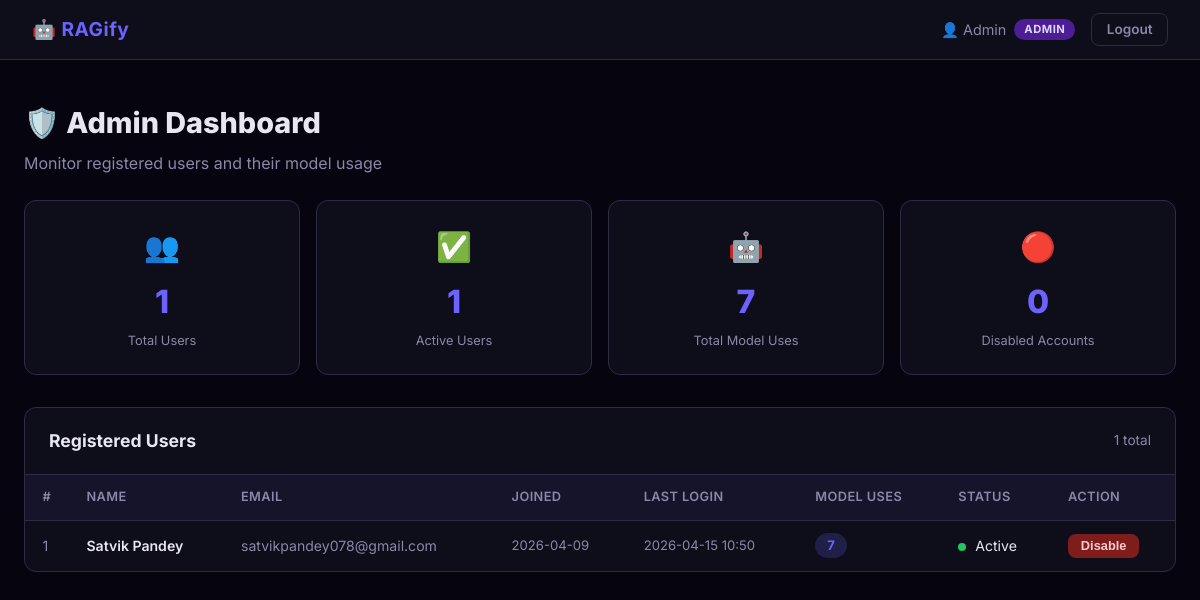
The app's page /admin/dashboard (signed in), older data.
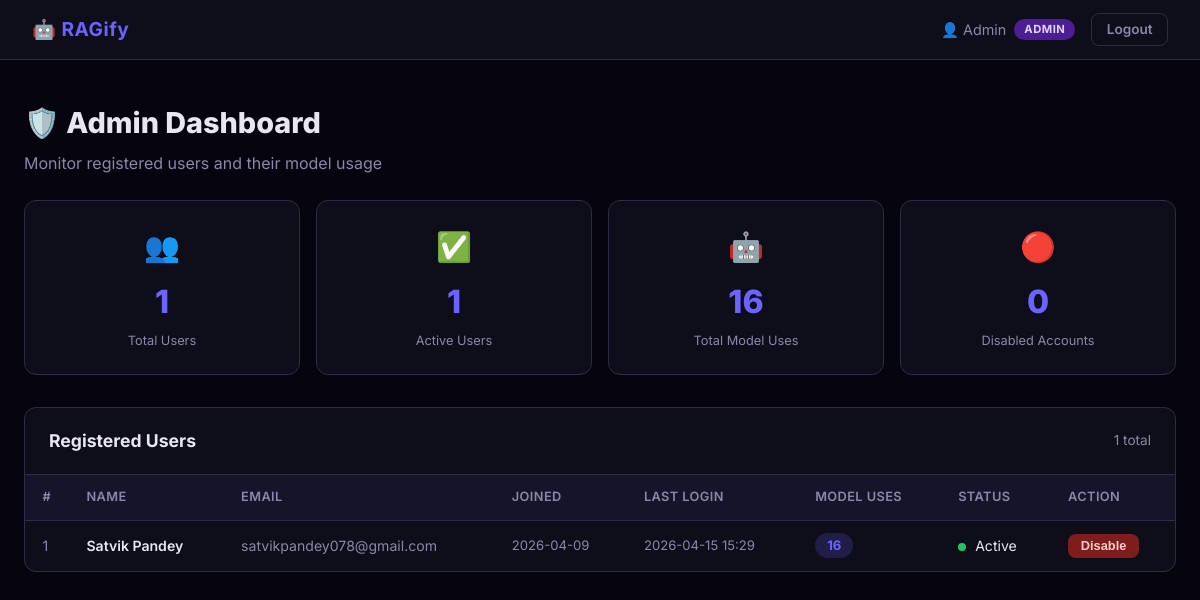
The same page, newer data.
### tables this page shows
CREATE TABLE users (
                id          INTEGER PRIMARY KEY AUTOINCREMENT,
                name        TEXT    NOT NULL,
                email       TEXT    NOT NULL UNIQUE,
                password    TEXT    NOT NULL,
                role        TEXT    NOT NULL DEFAULT 'user',
                created_at  TEXT    NOT NULL,
                last_login  TEXT,
                usage_count INTEGER NOT NULL DEFAULT 0,
                is_active   INTEGER NOT NULL DEFAULT 1
            );

### app.py (the view)
@app.route("/admin/dashboard")
@admin_required
def admin_dashboard():
    db    = get_db()
    users = db.execute(
        """SELECT id, name, email, created_at, last_login,
                  usage_count, is_active
           FROM users
           WHERE role = 'user'
           ORDER BY created_at DESC"""
    ).fetchall()
    total_users  = len(users)
    active_users = sum(1 for u in users if u["is_active"])
    total_uses   = sum(u["usage_count"] for u in users)
    return render_template(
        "admin_dashboard.html",
        users=users,
        total_users=total_users,
        active_users=active_users,
        total_uses=total_uses,
    )

### app.py (called while the page is built)
def get_db():
    db = getattr(g, "_database", None)
    if db is None:
        db = g._database = sqlite3.connect(DATABASE)
        db.row_factory = sqlite3.Row
    return db

def admin_required(f):
    @wraps(f)
    def decorated(*args, **kwargs):
        if "user_id" not in session:
            flash("Please log in first.", "warning")
            return redirect(url_for("login"))
        if session.get("role") != "admin":
            flash("Admin access only.", "danger")
            return redirect(url_for("user_dashboard"))
        return f(*args, **kwargs)
    return decorated

### templates/admin_dashboard.html (shortened to what this page needs)
{% extends "base.html" %}
{% block content %}
<div class="dashboard">
  <div class="dashboard-header">
    <h1>🛡️ Admin Dashboard</h1>
    <p>Monitor registered users and their model usage</p>
  </div>
  <div class="stats-grid">
    <div class="stat-card">
      <div class="stat-icon">👥</div>
      <div class="stat-value">{{ total_users }}</div>
      <div class="stat-label">Total Users</div>
    </div>
    <div class="stat-card">
      <div class="stat-icon">✅</div>
      <div class="stat-value">{{ active_users }}</div>
      <div class="stat-label">Active Users</div>
    </div>
    <div class="stat-card">
      <div class="stat-icon">🤖</div>
      <div class="stat-value">{{ total_uses }}</div>
      <div class="stat-label">Total Model Uses</div>
    </div>
    <div class="stat-card">
      <div class="stat-icon">🔴</div>
      <div class="stat-value">{{ total_users - active_users }}</div>
      <div class="stat-label">Disabled Accounts</div>
    </div>
  </div>
  <div class="table-card">
    <div class="table-header">
      <h2>Registered Users</h2>
      <span class="table-count">{{ total_users }} total</span>
    </div>
    {% if users %}
    <div class="table-wrapper">
      <table class="user-table">
        <thead>
          <tr>
            <th>#</th>
            <th>Name</th>
            <th>Email</th>
            <th>Joined</th>
            <th>Last Login</th>
            <th>Model Uses</th>
            <th>Status</th>
            <th>Action</th>
          </tr>
        </thead>
        <tbody>
          {% for user in users %}
          <tr class="{% if not user.is_active %}row-disabled{% endif %}">
            <td class="td-id">{{ loop.index }}</td>
            <td class="td-name">{{ user.name }}</td>
            <td class="td-email">{{ user.email }}</td>
            <td class="td-date">{{ user.created_at[:10] }}</td>
            <td class="td-date">
              {% if user.last_login %}
                {{ user.last_login[:16].replace('T', ' ') }}
              {% else %}
                <span class="never">Never</span>
              {% endif %}
            </td>
            <td class="td-usage">
              <span class="usage-badge">{{ user.usage_count }}</span>
            </td>
            <td>
              {% if user.is_active %}
                <span class="status-dot active"></span> Active
              {% else %}
                <span class="status-dot inactive"></span> Disabled
              {% endif %}
            </td>
            <td>
              <form method="POST" action="{{ url_for('toggle_user', user_id=user.id) }}"
                    onsubmit="return confirm('Toggle this user\'s account status?')">
                <button type="submit"
                  class="btn-sm {% if user.is_active %}btn-danger{% else %}btn-success{% endif %}">
                  {% if user.is_active %}Disable{% else %}Enable{% endif %}
                </button>
              </form>
            </td>
          </tr>
          {% endfor %}
        </tbody>
      </table>
    </div>
    {% else %}
    <div class="empty-state">
      <div class="empty-icon">👤</div>
      <p>No users have signed up yet.</p>
    </div>
    {% endif %}
  </div>
</div>
{% endblock %}

### templates/base.html (shortened to what this page needs)
<!DOCTYPE html>
<html lang="en">
<head>
  <link rel="stylesheet" href="{{ url_for('static', filename='style.css') }}"/>
</head>
<body>
  {% if session.user_id %}
  <nav class="navbar">
    <div class="nav-brand">🤖 RAGify</div>
    <div class="nav-links">
      <span class="nav-user">👤 {{ session.name }}
        <span class="badge {% if session.role == 'admin' %}badge-admin{% else %}badge-user{% endif %}">
          {{ session.role }}
        </span>
      </span>
      <a href="{{ url_for('logout') }}" class="btn btn-outline-sm">Logout</a>
    </div>
  </nav>
  {% endif %}
  <div class="flash-container">
  </div>
  {% block content %}{% endblock %}
</body>
</html>

Row changes from the older to the newer data that the page shows:
changed users "Satvik Pandey": last_login "2026-04-15 10:50" → "2026-04-15 15:29"; usage_count "7" → "16"
Text that changed along with them:
{{ total_uses }}: "7" → "16"
